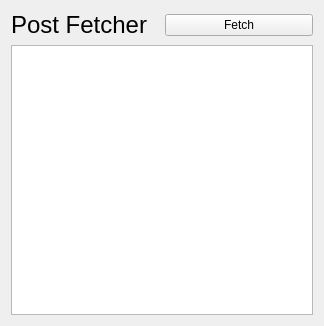
<?xml version="1.0" encoding="UTF-8"?>
<ui version="4.0">
 <class>JsonHttpClientClass</class>
 <widget class="QWidget" name="JsonHttpClientClass">
  <property name="geometry">
   <rect>
    <x>0</x>
    <y>0</y>
    <width>324</width>
    <height>326</height>
   </rect>
  </property>
  <property name="windowTitle">
   <string>JsonHttpClient</string>
  </property>
  <layout class="QVBoxLayout" name="verticalLayout">
   <item>
    <layout class="QHBoxLayout" name="horizontalLayout">
     <item>
      <widget class="QLabel" name="label">
       <property name="font">
        <font>
         <pointsize>18</pointsize>
        </font>
       </property>
       <property name="text">
        <string>Post Fetcher</string>
       </property>
      </widget>
     </item>
     <item>
      <widget class="QPushButton" name="pushButton">
       <property name="text">
        <string>Fetch</string>
       </property>
      </widget>
     </item>
    </layout>
   </item>
   <item>
    <widget class="QListWidget" name="listWidget"/>
   </item>
  </layout>
 </widget>
 <layoutdefault spacing="6" margin="11"/>
 <resources>
  <include location="jsonhttpclient.qrc"/>
 </resources>
 <connections/>
</ui>
